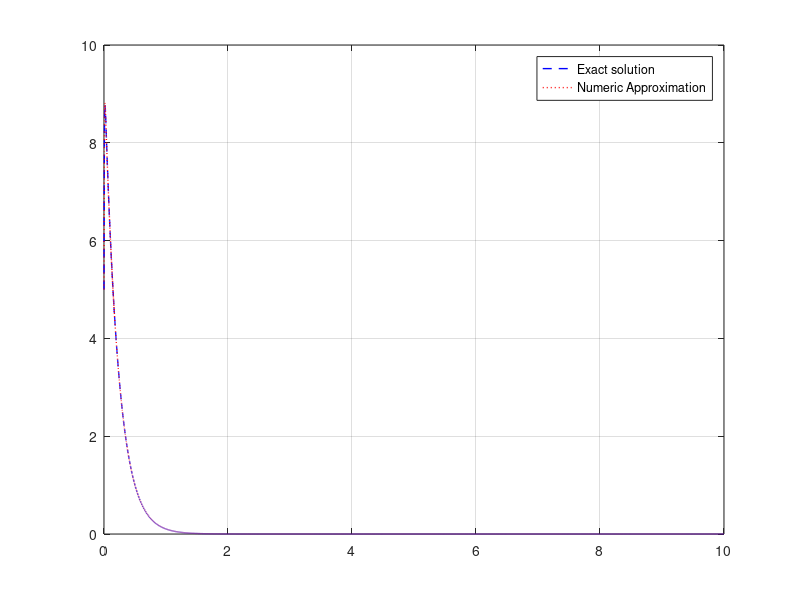

The MATLAB script that drew this image: (Note: this script raises an error after producing the figure.)
% Load C Program Solution
data = load('./prog_out/prog_sol_3.txt');
x = data(:,1);
y = data(:,2);
% Set up Analyzed solution 
x2 = 0:0.001:10;
y2 = -4.667* exp(-191.1 * x)+9.6667*exp(-4.55*x);
% Start The figure
figure;
% Plot The Exact Solution
plot(x2, y2,'b--','LineWidth',1,'DisplayName','Exact Solution')
hold on;
% Plot the C Program Solution
plot(x,y,'r:','LineWidth',1,'DisplayName','Numeric Approximation')
hold off;
% Make graph look nice
grid on;
lgd = legend('Exact solution','Numeric Approximation','Location','best');
lgd.Box = 'on';
lgd.AutoUpdate = 'off';
lgd.ItemTokenSize = [15,7];
% Save graph
exportgraphics(gca,'./figures/fig_3_overlay.png','Resolution',300)
